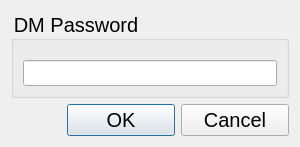
<?xml version="1.0" encoding="UTF-8"?>
<ui version="4.0">
 <class>SetDMPasswordDialog</class>
 <widget class="QDialog" name="SetDMPasswordDialog">
  <property name="geometry">
   <rect>
    <x>0</x>
    <y>0</y>
    <width>300</width>
    <height>142</height>
   </rect>
  </property>
  <property name="windowTitle">
   <string>Dialog</string>
  </property>
  <layout class="QVBoxLayout" name="verticalLayout">
   <item>
    <widget class="QGroupBox" name="groupBox">
     <property name="font">
      <font>
       <pointsize>-1</pointsize>
      </font>
     </property>
     <property name="styleSheet">
      <string notr="true">font-size: 20px;</string>
     </property>
     <property name="title">
      <string>DM Password</string>
     </property>
     <layout class="QVBoxLayout" name="verticalLayout_2">
      <item>
       <spacer name="verticalSpacer">
        <property name="orientation">
         <enum>Qt::Vertical</enum>
        </property>
        <property name="sizeType">
         <enum>QSizePolicy::Fixed</enum>
        </property>
        <property name="sizeHint" stdset="0">
         <size>
          <width>20</width>
          <height>10</height>
         </size>
        </property>
       </spacer>
      </item>
      <item>
       <widget class="QLineEdit" name="passwordBox">
        <property name="styleSheet">
         <string notr="true">font-size: 15px;</string>
        </property>
       </widget>
      </item>
     </layout>
    </widget>
   </item>
   <item>
    <widget class="QDialogButtonBox" name="buttonBox">
     <property name="styleSheet">
      <string notr="true">min-width: 100px;
font-size: 20px;</string>
     </property>
     <property name="orientation">
      <enum>Qt::Horizontal</enum>
     </property>
     <property name="standardButtons">
      <set>QDialogButtonBox::Cancel|QDialogButtonBox::Ok</set>
     </property>
    </widget>
   </item>
  </layout>
 </widget>
 <resources/>
 <connections>
  <connection>
   <sender>buttonBox</sender>
   <signal>accepted()</signal>
   <receiver>SetDMPasswordDialog</receiver>
   <slot>accept()</slot>
   <hints>
    <hint type="sourcelabel">
     <x>248</x>
     <y>254</y>
    </hint>
    <hint type="destinationlabel">
     <x>157</x>
     <y>274</y>
    </hint>
   </hints>
  </connection>
  <connection>
   <sender>buttonBox</sender>
   <signal>rejected()</signal>
   <receiver>SetDMPasswordDialog</receiver>
   <slot>reject()</slot>
   <hints>
    <hint type="sourcelabel">
     <x>316</x>
     <y>260</y>
    </hint>
    <hint type="destinationlabel">
     <x>286</x>
     <y>274</y>
    </hint>
   </hints>
  </connection>
 </connections>
</ui>
